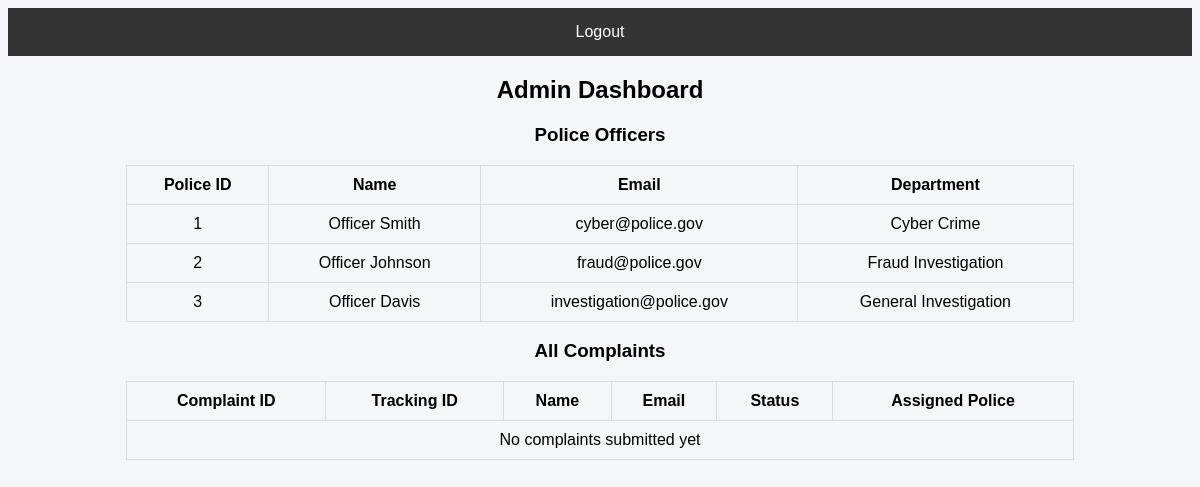
The page /admin_dashboard (signed in) on the database its author committed.
### tables this page shows
CREATE TABLE police(
police_id INTEGER PRIMARY KEY AUTOINCREMENT,
name TEXT,
email TEXT UNIQUE,
password TEXT,
department TEXT
);

### app.py (the view)
@app.route("/admin_dashboard")
def admin_dashboard():
    if session.get("role") != "admin":
        return redirect("/")
    conn = get_db()
    cur = conn.cursor()
    police = cur.execute("SELECT * FROM police").fetchall()
    complaints = cur.execute("SELECT * FROM complaints").fetchall()
    conn.close()
    return render_template("admin_dashboard.html", police=police, complaints=complaints)

### app.py (called while the page is built)
def get_db():
    return sqlite3.connect("database.db")

### templates/admin_dashboard.html (shortened to what this page needs)
<!DOCTYPE html>
<html>
<head>
<link rel="stylesheet" href="{{ url_for('static',filename='style.css') }}">
</head>
<body>
<div class="nav">
<a href="/logout">Logout</a>
</div>
<h2>Admin Dashboard</h2>
<h3>Police Officers</h3>
<table>
<tr>
<th>Police ID</th>
<th>Name</th>
<th>Email</th>
<th>Department</th>
</tr>
{% for p in police %}
<tr>
<td>{{p[0]}}</td>
<td>{{p[1]}}</td>
<td>{{p[2]}}</td>
<td>{{p[4]}}</td>
</tr>
{% endfor %}
</table>
<h3>All Complaints</h3>
<table>
<tr>
<th>Complaint ID</th>
<th>Tracking ID</th>
<th>Name</th>
<th>Email</th>
<th>Status</th>
<th>Assigned Police</th>
</tr>
{% if not complaints %}
<tr>
<td colspan="6">No complaints submitted yet</td>
</tr>
{% endif %}
</table>
</body>
</html>

### static/style.css (style rules this page uses)
body { font-family: Arial; background:#f4f6f9; text-align:center; }
.nav { background:#333; padding:15px; }
.nav a { color:white; margin:10px; text-decoration:none; }
table { margin:auto; border-collapse:collapse; width:80%; }
table,th,td { border:1px solid #ddd; padding:10px; }

### rows shown on the page
police: police_id "1", name "Officer Smith", email "cyber@police.gov", department "Cyber Crime"
police: police_id "2", name "Officer Johnson", email "fraud@police.gov", department "Fraud Investigation"
police: police_id "3", name "Officer Davis", email "investigation@police.gov", department "General Investigation"
